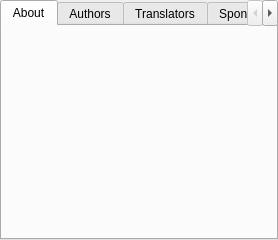
<?xml version="1.0" encoding="UTF-8"?>
<ui version="4.0">
 <author>
  SPDX-FileCopyrightText: 2022 L. E. Segovia &lt;amy@amyspark.me&gt;
  SPDX-License-Identifier: GPL-3.0-or-later
 </author>
 <class>WdgAboutApplication</class>
 <widget class="QWidget" name="WdgAboutApplication">
  <layout class="QVBoxLayout" name="verticalLayout">
   <property name="leftMargin">
    <number>0</number>
   </property>
   <property name="topMargin">
    <number>0</number>
   </property>
   <property name="rightMargin">
    <number>0</number>
   </property>
   <property name="bottomMargin">
    <number>0</number>
   </property>
   <item>
    <widget class="QTabWidget" name="tabWidget">
     <property name="currentIndex">
      <number>0</number>
     </property>
     <widget class="QWidget" name="aboutTab">
      <attribute name="title">
       <string>About</string>
      </attribute>
      <layout class="QVBoxLayout" name="verticalLayout_2"/>
     </widget>
     <widget class="QWidget" name="authorsTab">
      <attribute name="title">
       <string comment="Heading for the list of Krita authors/developers">Authors</string>
      </attribute>
      <layout class="QVBoxLayout" name="verticalLayout_3">
       <item>
        <widget class="QTextEdit" name="lblAuthors">
         <property name="readOnly">
          <bool>true</bool>
         </property>
        </widget>
       </item>
      </layout>
     </widget>
     <widget class="QWidget" name="translatorsTab">
      <attribute name="title">
       <string>Translators</string>
      </attribute>
      <layout class="QVBoxLayout" name="verticalLayout_7">
       <item>
        <widget class="QTextBrowser" name="lblTranslators">
         <property name="readOnly">
          <bool>true</bool>
         </property>
         <property name="openExternalLinks">
          <bool>true</bool>
         </property>
        </widget>
       </item>
      </layout>
     </widget>
     <widget class="QWidget" name="kickstarterTab">
      <attribute name="title">
       <string>Sponsors</string>
      </attribute>
      <layout class="QVBoxLayout" name="verticalLayout_4">
       <item>
        <widget class="QTextBrowser" name="lblKickstarter">
         <property name="readOnly">
          <bool>true</bool>
         </property>
         <property name="openExternalLinks">
          <bool>true</bool>
         </property>
        </widget>
       </item>
      </layout>
     </widget>
     <widget class="QWidget" name="creditsTab">
      <attribute name="title">
       <string>Also Thanks To</string>
      </attribute>
      <layout class="QVBoxLayout" name="verticalLayout_5">
       <item>
        <widget class="QTextEdit" name="lblCredits">
         <property name="readOnly">
          <bool>true</bool>
         </property>
        </widget>
       </item>
      </layout>
     </widget>
     <widget class="QWidget" name="licenseTab">
      <attribute name="title">
       <string>License</string>
      </attribute>
      <layout class="QVBoxLayout" name="verticalLayout_6">
       <item>
        <widget class="QTextEdit" name="lblLicense">
         <property name="readOnly">
          <bool>true</bool>
         </property>
        </widget>
       </item>
      </layout>
     </widget>
     <widget class="QWidget" name="thirdPartyLibrariesTab">
      <attribute name="title">
       <string>Third-party libraries</string>
      </attribute>
      <layout class="QVBoxLayout" name="verticalLayout_8">
       <item>
        <widget class="QTextBrowser" name="lblThirdParty">
         <property name="readOnly">
          <bool>true</bool>
         </property>
         <property name="openExternalLinks">
          <bool>true</bool>
         </property>
        </widget>
       </item>
      </layout>
     </widget>
    </widget>
   </item>
  </layout>
 </widget>
 <resources/>
 <connections/>
</ui>
